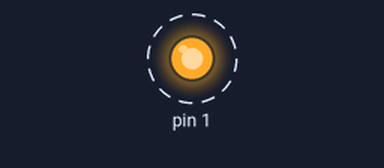
A sketch run on a simulated Arduino Uno, built with avr-gcc and run on an emulated ATmega328P. On the bench: output pins drawn as LEDs (lit = HIGH). Dashed ring = blinking.

Above: at 0.12 s.
Timing chart, 0 to 3.0 s (numbered marks = the images above):
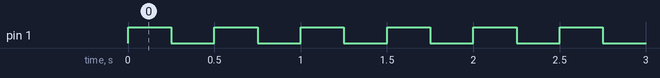

The sketch:

exerc_cio_1.ino
```cpp
// C++ code
//
void setup()
{
  pinMode(1, OUTPUT);
}

void loop()
{
  digitalWrite(1, HIGH);
  delay(250);
  digitalWrite(1, LOW);
  delay(250);
}
```

Measured:
- by itself, pin 1: alternates HIGH for 0.25 s and LOW for 0.25 s
